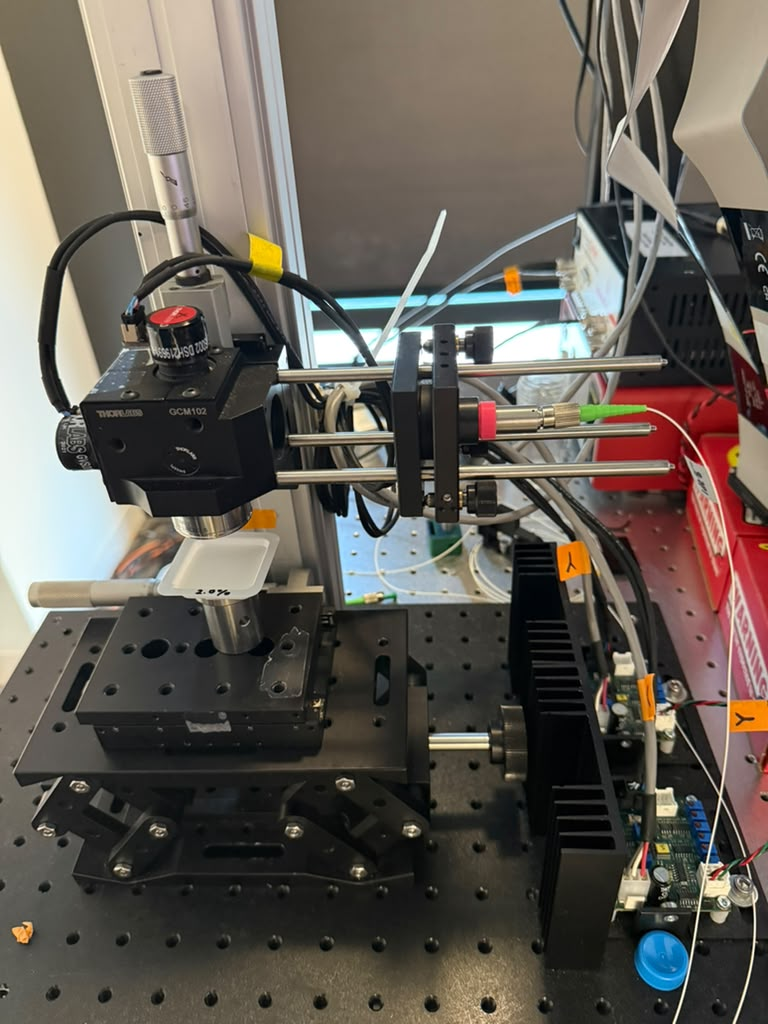
#> input picture figures/data/figure3_liquid_phantom/figure_rebuttal_liquid_phantom_a.jpeg, 768 x 1024 px
$ jupyter execute --allow-errors figure3_liquid_phantom.ipynb   (shell and % lines are left out)
#> lines starting #> are read from the running program, lines starting #| are printed output that depends on the picture
# Figure 3: liquid Intralipid phantom validation

Layout follows Figure 3 (`phantom_validation_src.pdf`) with panels (d)-(i) removed:

| Panel | Content | Source in `figures/data/figure3_liquid_phantom/` |
|:--|:--|:--|
| (a) | OCT instrument photo | `figure_rebuttal_liquid_phantom_a.jpeg` |
| (b) | OCT parameters box | drawn here as vector text from `figure_rebuttal_liquid_phantom_b_specs.json` (provenance: `_b_specs.md`) |
| (c) | Liquid Intralipid phantoms photo (rotated to landscape) | `figure_rebuttal_liquid_phantom_c.jpeg` |
| (d) | 3D measured dB volume, 3% H | `render_db_<RENDER_TAG>.pdf` (lossless 4000×4000 render), or re-rendered from `render_data_<RENDER_TAG>.npz` |
| (e) | 3D recovered μ volume, 3% H | `render_mu_<RENDER_TAG>.pdf` (lossless 4000×4000 render), or re-rendered from `render_data_<RENDER_TAG>.npz` |
| (f) | Concentration violins (Figure 3(l) style) | `violin_frame_means.npz`, `violin_regressions.csv` |
| (g) | Example A-lines: 1% H A-line 23 and 3% L A-line 179, both B-scan 256 | `aline_signals_selected.npz`, `aline_metrics_selected.csv` |

**Resolution.** In the PDFs every image is embedded at its native pixel count (no resampling); text, lines,
panel (b) and panels (f)-(g) are vector. The 3D renders are 4000×4000 px (above 1000 dpi at their printed size).
The photos in (a) and (c) are 768×1024 px originals, about 445 dpi at their printed size.

Individual panels are only previewed inline; the notebook saves just the full figure, as
`figures/output/figure3.{pdf,jpeg}` (PDF + 600 dpi JPEG).

**Panel (f).** Four violins per concentration: DiffOCT H (blue), CF H (green), DiffOCT L (orange),
CF L (green). Each violin holds the 512 B-scan means of one acquisition after the display filter
(Tukey 1.5 × IQR per group; no outliers drawn); the black dot is the mean of the displayed values.
Lines are the unfiltered regressions on the five volume means: DiffOCT per acquisition, CF pooled over H and L.

**Panel (g).** Measured corrected signal (green dashed), CF line (black) and DiffOCT prediction coloured
by μ(DiffOCT) − μ(CF), inside the CF fitting window; below, DiffOCT μ versus depth against the CF μ,
with the in-window RMSE of each method.

**Data provenance.** The production run is `experiments/REBUTTAL_liquid_intralipid_cf_comparison/runs/production_HL_full_depth_cf_gain_20260928T175833Z`
(full-depth DiffOCT, fixed per-A-line CF gain, 15,000 iterations). `staged_sources.json` lists each staged
file's source and SHA-256. The 3D volumes come from `experiments/REBUTTAL_liquid_intralipid_cf_comparison/render_3d_liquid.py`,
whose settings are recorded in `render_params_<RENDER_TAG>.json`. The notebook reads the 3D panels from the staged
render PDFs, which hold each 4000×4000 render losslessly (Flate). To rebuild them from `render_data_<RENDER_TAG>.npz`,
set the environment variable `RERENDER_3D=1`; this needs PyVista and about 4 GB of memory, and overwrites the PDFs
in the data folder. PyVista crashes inside a Jupyter kernel on this cluster, so for re-rendering export the setup and
(d)-(e) cells to a script and run it with `python`.

[cell 1]
import csv, json, os, sys
import numpy as np
import matplotlib.pyplot as plt
from matplotlib.collections import LineCollection
from matplotlib.colors import LinearSegmentedColormap, Normalize
from matplotlib.legend_handler import HandlerBase
from matplotlib.lines import Line2D
from PIL import Image

REPO_ROOT = os.path.abspath('..')
DATA_DIR  = os.path.join(REPO_ROOT, 'figures', 'data', 'figure3_liquid_phantom')
OUT_DIR   = os.path.join(REPO_ROOT, 'figures', 'output')
os.makedirs(OUT_DIR, exist_ok=True)

RENDER_TAG  = 'H_3pct_cfdepth225'   # which staged 3D render set to use for (d) and (e)
RERENDER_3D = os.environ.get('RERENDER_3D', '0') == '1'   # rebuild the (d)/(e) render PDFs from render_data_<RENDER_TAG>.npz
RENDER_WINDOW = (4000, 4000)        # render resolution in pixels when re-rendering

plt.rcParams.update({'font.family': 'DejaVu Sans', 'font.size': 9, 'axes.linewidth': 0.8,
                     'pdf.fonttype': 42, 'svg.fonttype': 'none'})

CONCS = [0.5, 1.0, 1.5, 2.0, 3.0]
BLUE, ORANGE, GREEN = '#5b8db8', '#e8a25a', 'green'          # Figure 3(l) colours
VWIDTH, CF_STEP = 0.11, 0.115                                # violin width; CF violin right of its DiffOCT violin
POSITIONS = {'H': -0.1725, 'L': 0.0575}                      # DiffOCT H, CF H, DiffOCT L, CF L centred on c
ALINES = [(0, '1% H\nB-scan 256 · A-line 23'), (3, '3% L\nB-scan 256 · A-line 179')] # rows of aline_signals_selected.npz (MATLAB 1-based indices)
DIFF_CMAP = LinearSegmentedColormap.from_list('mu_difference', ['#2166ac', '#67a9cf', '#9e9e9e', '#ef8a62', '#b2182b'])
DIFF_NORM = Normalize(-1, 1)
MEASURED, MEASURED_LW = '#00843d', 0.8


def path(name):
    return os.path.join(DATA_DIR, name)


def title(ax, text):
    ax.set_title(text, fontsize=11, fontweight='bold', loc='left', pad=4)


# [39 lines left out: functions write, crop_white, frame, show, standalone_image, not called in this run]

[cell 2]
# ── Panels (a)-(c): photos and the parameter box ──────────────────────────
img_a = np.array(Image.open(path('figure_rebuttal_liquid_phantom_a.jpeg')).convert('RGB'))
#> img_a is the input picture: shape (1024, 768, 3); mean R, G, B 99.4, 92.8, 84.9
img_c = np.rot90(np.array(Image.open(path('figure_rebuttal_liquid_phantom_c.jpeg')).convert('RGB')), k=1)
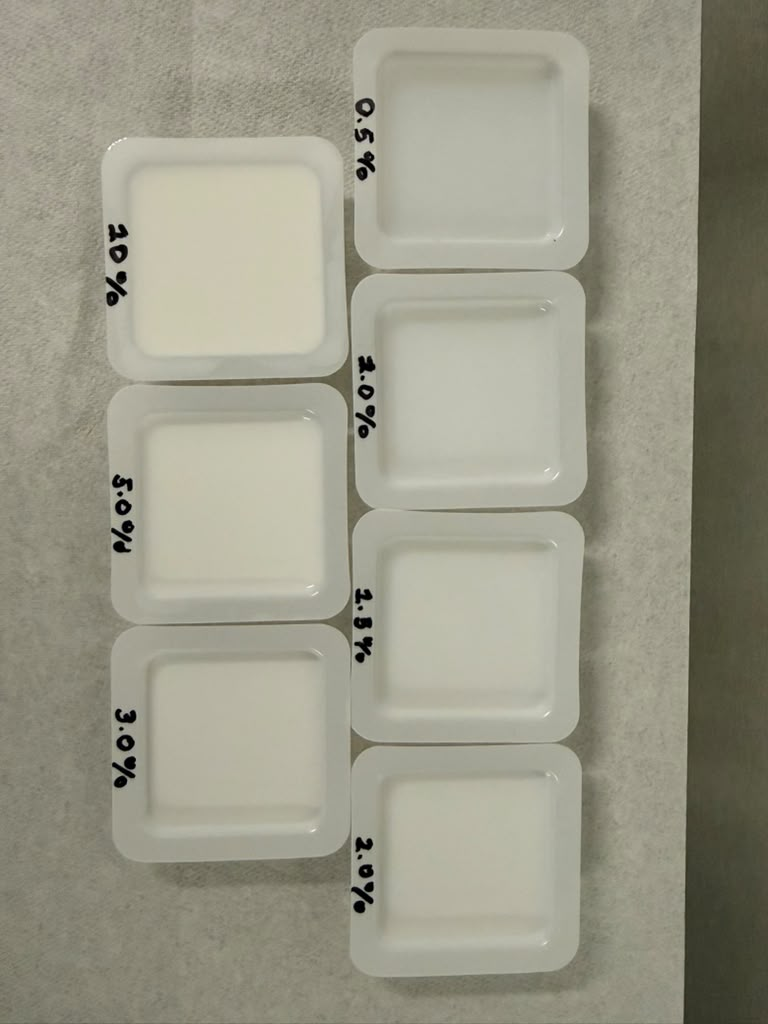
#> input picture figures/data/figure3_liquid_phantom/figure_rebuttal_liquid_phantom_c.jpeg, 768 x 1024 px
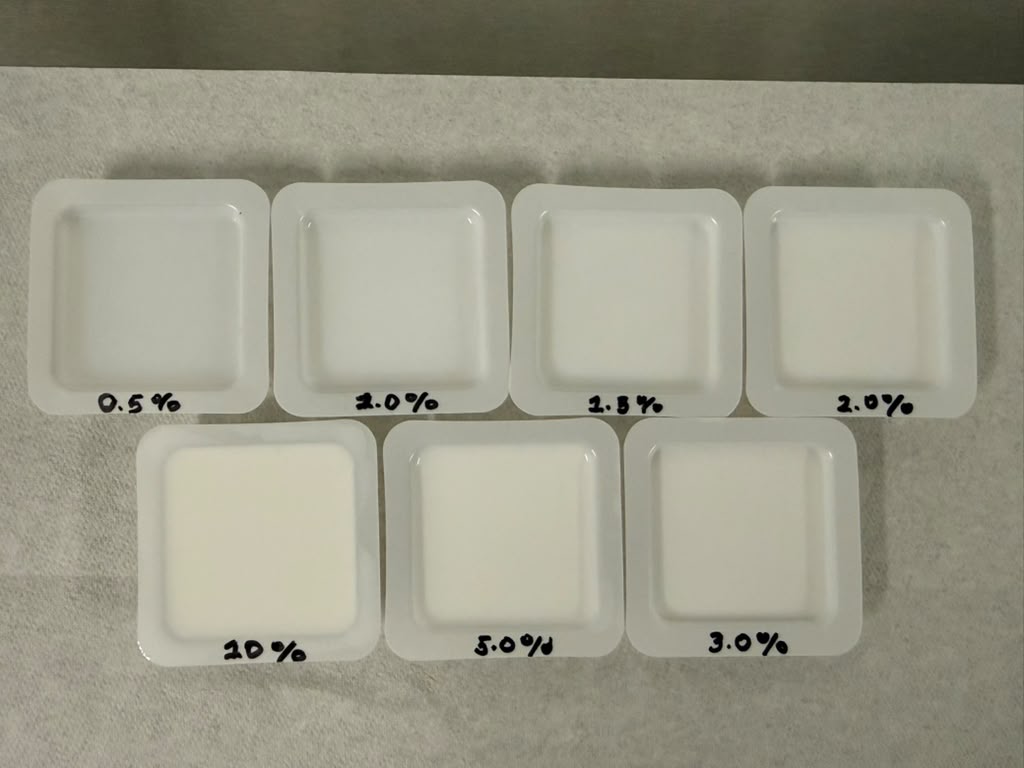
#> img_c: shape (768, 1024, 3); mean R, G, B 154.3, 152.6, 136

#> (the rest of this cell did not finish here and is left out)

#> (a cell that did not finish here is left out)

print('Mask rule:', params['mask_rule'])


# [74 lines left out: functions add_colorbar_3d, rerender, write_render_pdf, read_render_pdf, not called in this run]


renders = {}
for name in ('db', 'mu'):
    if RERENDER_3D:
        rerender(name)
    renders[name] = crop_white(read_render_pdf(path(f'render_{name}_{RENDER_TAG}.pdf')))
    print(f'  {name}: {renders[name].shape[1]}x{renders[name].shape[0]} px after cropping')

img_d, img_e = renders['db'], renders['mu']
LABEL_D, LABEL_E = '(d) OCT Phantom (3% Liquid IL)', r'(e) Recovered $\mu$ (SS)'
standalone_image(img_d, LABEL_D, border=False)
standalone_image(img_e, LABEL_E, border=False)

[cell 4]
# ── Panel (f): concentration violins, Figure 3(l) style ─────────────────────
def panel_f(ax):
    with np.load(path('violin_frame_means.npz')) as d:
        vol, method, vals, keep = d['python_volume'], d['method'], d['frame_values'], d['retained']
    reg = {(r['acquisition'], r['method']): r for r in csv.DictReader(open(path('violin_regressions.csv')))}
    xs = np.linspace(0.4, 3.1, 50)

    # [6 lines left out: function violin, not called in this run]

    handles = []
    for acq, k, colour in (('H', 0, BLUE), ('L', 1, ORANGE)):
        for j, c in enumerate(CONCS):
            v = 2 * j + k                                   # volumes: 0.5,1,1.5,2,3% x (H even, L odd)
            base = c + POSITIONS[acq]
            row = np.flatnonzero((vol == v) & (method == 'diffoct'))[0]
            violin(vals[row][keep[row]], base, colour, 0.85)
            row = np.flatnonzero((vol == v) & (method == 'cf'))[0]
            violin(vals[row][keep[row]], base + CF_STEP, GREEN, 0.55)
        r = reg[(acq, 'diffoct')]
        a, b, r2 = float(r['intercept_mm_inv']), float(r['slope_mm_inv_per_percentage_point']), float(r['r_squared'])
        ax.plot(xs, a + b * xs, color=colour, lw=1.6, zorder=3)
        handles.append(Line2D([], [], color=colour, lw=1.6,
                              label=f'Focal pos. {acq}: $\\mu$ = {a:.2f} + {b:.2f}c, $R^2$={r2:.2f}'))
    r = reg[('H+L', 'cf')]
    a, b, r2 = float(r['intercept_mm_inv']), float(r['slope_mm_inv_per_percentage_point']), float(r['r_squared'])
    ax.plot(xs, a + b * xs, '--', color=GREEN, lw=1.6, zorder=3)
    handles.append(Line2D([], [], color=GREEN, lw=1.6, ls='--',
                          label=f'CF reference: $\\mu$ = {a:.2f} + {b:.2f}c, $R^2$={r2:.2f}'))
    ax.add_artist(ax.legend(handles=handles, loc='upper left', fontsize=8, framealpha=0.9))
    key = [Line2D([], [], ls='', label='N = 512 B-scans per violin'),
           Line2D([], [], marker='o', ls='', ms=3.5, color='black', label='Mean')]
    ax.legend(handles=key, loc='lower right', fontsize=8, framealpha=0.9, handlelength=0.8, handletextpad=0.4)
    ax.set_xticks(CONCS, [f'{c:.1f}%' for c in CONCS])
    ax.set_xlim(0.2, 3.35); ax.set_ylim(0, 3.0)
    ax.set_xlabel('Intralipid concentration', fontsize=10)
    ax.set_ylabel(r'Recovered $\mu$ [mm$^{-1}$]', fontsize=10)
    ax.tick_params(labelsize=9)


LABEL_F = '(f) Intralipid Concentration'
fig = plt.figure(figsize=(3.6, 4.2))
ax = fig.add_axes([0.16, 0.1, 0.8, 0.82])
#> (the rest of this cell did not finish here and is left out)

[cell 5]
# ── Panel (g): example A-lines with the mu(DiffOCT) - mu(CF) colour scale ──
class GradientLine:
    """Legend proxy for the DiffOCT line coloured by mu(DiffOCT) - mu(CF)."""


class HandlerGradientLine(HandlerBase):
    # [7 lines left out: function create_artists, not called in this run]


def panel_g(axes_top, axes_bot, cax):
    with np.load(path('aline_signals_selected.npz')) as d:
        D = {k: d[k] for k in d.files}
    saved = list(csv.DictReader(open(path('aline_metrics_selected.csv'))))
    for j, (i, label) in enumerate(ALINES):
        top, bot = axes_top[j], axes_bot[j]
        z = np.flatnonzero(D['original_fit_mask'][i].astype(bool))       # CF fitting window
        depth = D['depth_below_window_start_mm'][i][z]
        valid = D['valid_signal_mask'][i][z].astype(bool) & np.isfinite(D['measured_corrected_db'][i][z])
        meas = np.where(valid, D['measured_corrected_db'][i][z], np.nan)
        pred = np.where(valid, D['diffoct_prediction_corrected_db'][i][z], np.nan)
        cfl = np.where(valid, D['cf_analytic_line_corrected_db'][i][z], np.nan)
        mu = np.where(valid, D['diffoct_mu_mm_inv'][i][z], np.nan)
        cf = float(D['cf_mu_mm_inv'][i])
        cm = D['comparison_mask'][i].astype(bool)
        cf_rmse = float(np.sqrt(np.mean((D['measured_corrected_db'][i][cm] - D['cf_analytic_line_corrected_db'][i][cm]) ** 2)))
        df_rmse = float(np.sqrt(np.mean((D['measured_corrected_db'][i][cm] - D['diffoct_prediction_corrected_db'][i][cm]) ** 2)))
        assert abs(cf_rmse - float(saved[i]['cf_rmse_db'])) < 1e-6
        assert abs(df_rmse - float(saved[i]['diffoct_rmse_db'])) < 1e-6

        top.plot(depth, meas, color=MEASURED, lw=MEASURED_LW, ls=(0, (4, 2)), zorder=4)
        top.plot(depth, cfl, color='black', lw=1.5)
        p = np.column_stack([depth, pred])
        seg = np.stack([p[:-1], p[1:]], axis=1)
        v = (mu[:-1] + mu[1:]) / 2 - cf
        good = np.isfinite(seg).all(axis=(1, 2)) & np.isfinite(v)
        lc = LineCollection(seg[good], cmap=DIFF_CMAP, norm=DIFF_NORM, linewidths=2.0)
        lc.set_array(v[good]); top.add_collection(lc)
        top.set_title(label, fontsize=10, pad=4)
        finite = np.concatenate([x[np.isfinite(x)] for x in (meas, pred, cfl)])
        top.set_ylim(finite.min() - 1, finite.max() + 1)

        bot.fill_between(depth, cf, mu, where=mu >= cf, color='#b2182b', alpha=0.35, lw=0, interpolate=True)
        bot.fill_between(depth, cf, mu, where=mu < cf, color='#2166ac', alpha=0.35, lw=0, interpolate=True)
        bot.plot(depth, mu, color='#555555', lw=0.9)
        bot.axhline(cf, color='black', lw=1.3)
        bot.set_ylim(0, None)
        bot.text(0.5, 0.04, f'RMSE (dB)\nCF {cf_rmse:.2f} | DiffOCT {df_rmse:.2f}', transform=bot.transAxes,
                 ha='center', va='bottom', fontsize=7, linespacing=1.1,
                 bbox=dict(boxstyle='round,pad=0.2', facecolor='white', edgecolor='none', alpha=0.85))
        for ax in (top, bot):
            ax.set_xlim(0, depth[-1]); ax.set_xticks([0, 0.25, 0.5])
            ax.yaxis.set_major_locator(plt.MaxNLocator(4))
            ax.grid(alpha=0.2); ax.tick_params(labelsize=9)
        top.tick_params(labelbottom=False)
    axes_top[0].set_ylabel('Measured Signal (dB)', fontsize=10)
    axes_bot[0].set_ylabel(r'$\mu$ (mm$^{-1}$)', fontsize=10)
    axes_top[1].legend(handles=[Line2D([], [], color=MEASURED, lw=MEASURED_LW, ls=(0, (4, 2))),
                                Line2D([], [], color='black', lw=1.5), GradientLine()],
                       labels=['Measured', 'CF', 'DiffOCT'], handler_map={GradientLine: HandlerGradientLine()},
                       loc='upper right', fontsize=7, handlelength=1.6, labelspacing=0.3, borderpad=0.3,
                       framealpha=0.9)
    cb = plt.colorbar(plt.cm.ScalarMappable(norm=DIFF_NORM, cmap=DIFF_CMAP), cax=cax)
    cb.set_label(r'$\mu$ (DiffOCT $-$ CF) (mm$^{-1}$)', fontsize=10)
    cb.ax.tick_params(labelsize=9)


def layout_g(fig, W, H, xg, yt, bottom):
    """Two A-line columns (signal over mu) plus the colour bar; all sizes in inches from the top-left."""
#> called with W = 4.6, H = 4.2, xg = 0.75, yt = 0.55, bottom = 3.65
    def ax_at(x, y, w, h):
        return fig.add_axes([x / W, 1 - (y + h) / H, w / W, h / H])
    wcb, gapcb, gapcol = 0.12, 0.1, 0.5
    wcol = (W - 0.62 - xg - wcb - gapcb - gapcol) / 2
    ht = (bottom - yt) * 0.6
    hb = (bottom - yt) - ht - 0.08
    tops = [ax_at(xg + k * (wcol + gapcol), yt, wcol, ht) for k in range(2)]
    bots = [ax_at(xg + k * (wcol + gapcol), yt + ht + 0.08, wcol, hb) for k in range(2)]
    for k in range(2):
        bots[k].sharex(tops[k])
    cax = ax_at(xg + 2 * wcol + gapcol + gapcb, yt, wcb, ht)
    panel_g(tops, bots, cax)
    fig.text((xg + wcol + gapcol / 2) / W, 1 - (bottom + 0.35) / H, 'Depth within CF window (mm)',
             fontsize=10, ha='center', va='center')


LABEL_G = '(g) Example A-lines'
W, H = 4.6, 4.2
fig = plt.figure(figsize=(W, H))
#> (the rest of this cell did not finish here and is left out)
